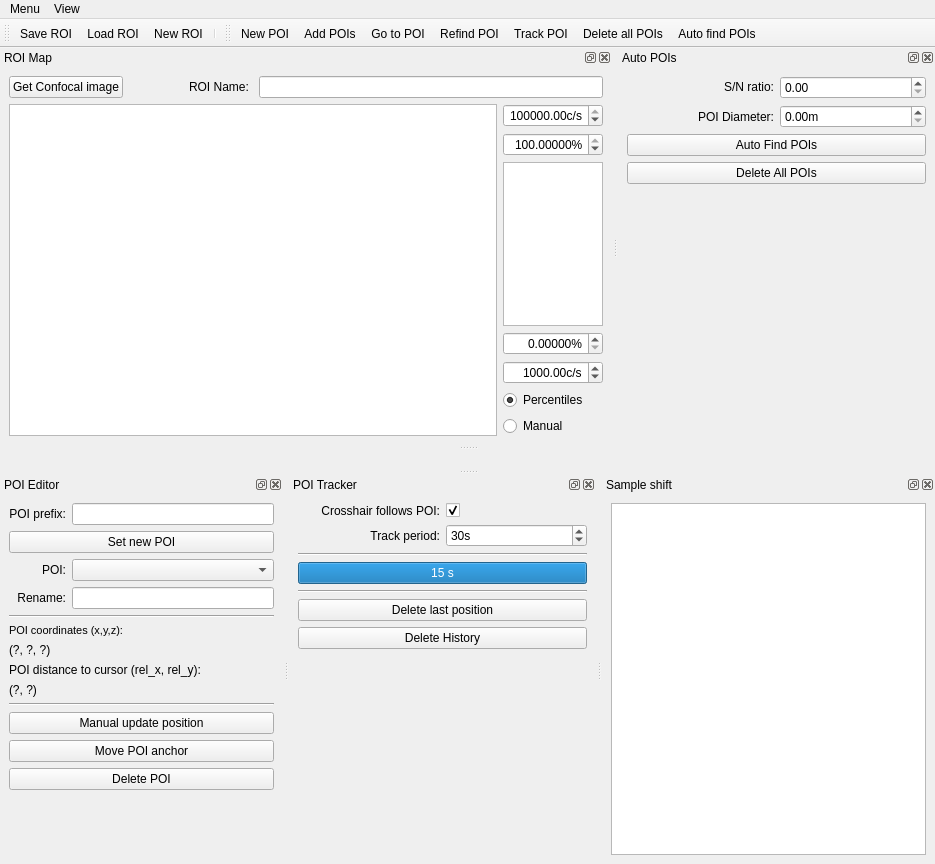
 <widget class="QMainWindow" name="PoiManager">
  <property name="geometry">
   <rect>
    <x>0</x>
    <y>0</y>
    <width>935</width>
    <height>864</height>
   </rect>
  </property>
  <property name="windowTitle">
   <string>qudi: POI Manager</string>
  </property>
  <property name="tabShape">
   <enum>QTabWidget::Triangular</enum>
  </property>
  <property name="dockOptions">
   <set>QMainWindow::AllowTabbedDocks|QMainWindow::AnimatedDocks</set>
  </property>
  <widget class="QWidget" name="centralwidget">
   <property name="enabled">
    <bool>true</bool>
   </property>
   <layout class="QVBoxLayout" name="verticalLayout_3"/>
  </widget>
  <widget class="QMenuBar" name="menubar">
   <property name="geometry">
    <rect>
     <x>0</x>
     <y>0</y>
     <width>935</width>
     <height>21</height>
    </rect>
   </property>
   <widget class="QMenu" name="menuMenu">
    <property name="title">
     <string>Menu</string>
    </property>
    <addaction name="new_roi_Action"/>
    <addaction name="save_roi_Action"/>
    <addaction name="load_roi_Action"/>
    <addaction name="actionClose"/>
   </widget>
   <widget class="QMenu" name="menuView">
    <property name="title">
     <string>View</string>
    </property>
    <widget class="QMenu" name="menuToolbars">
     <property name="title">
      <string>Toolbars</string>
     </property>
     <addaction name="roi_management_view_Action"/>
     <addaction name="poi_tools_view_Action"/>
    </widget>
    <addaction name="roi_map_view_Action"/>
    <addaction name="poi_editor_view_Action"/>
    <addaction name="poi_tracker_view_Action"/>
    <addaction name="sample_shift_view_Action"/>
    <addaction name="auto_pois_view_Action"/>
    <addaction name="blink_correction_view_Action"/>
    <addaction name="restore_default_view_Action"/>
    <addaction name="separator"/>
    <addaction name="menuToolbars"/>
   </widget>
   <addaction name="menuMenu"/>
   <addaction name="menuView"/>
  </widget>
  <widget class="QToolBar" name="roi_management_ToolBar">
   <property name="windowTitle">
    <string>ROI management</string>
   </property>
   <property name="toolButtonStyle">
    <enum>Qt::ToolButtonTextUnderIcon</enum>
   </property>
   <attribute name="toolBarArea">
    <enum>TopToolBarArea</enum>
   </attribute>
   <attribute name="toolBarBreak">
    <bool>false</bool>
   </attribute>
   <addaction name="save_roi_Action"/>
   <addaction name="load_roi_Action"/>
   <addaction name="new_roi_Action"/>
   <addaction name="separator"/>
  </widget>
  <widget class="QDockWidget" name="poi_editor_dockWidget">
   <property name="sizePolicy">
    <sizepolicy hsizetype="Minimum" vsizetype="Preferred">
     <horstretch>0</horstretch>
     <verstretch>0</verstretch>
    </sizepolicy>
   </property>
   <property name="minimumSize">
    <size>
     <width>233</width>
     <height>389</height>
    </size>
   </property>
   <property name="windowTitle">
    <string>POI Editor</string>
   </property>
   <attribute name="dockWidgetArea">
    <number>8</number>
   </attribute>
   <widget class="QWidget" name="dockWidgetContents_3">
    <layout class="QVBoxLayout" name="verticalLayout_6">
     <item>
      <layout class="QGridLayout" name="gridLayout_2">
       <item row="7" column="0" colspan="2">
        <widget class="QLabel" name="label_2">
         <property name="text">
          <string>POI distance to cursor (rel_x, rel_y):</string>
         </property>
        </widget>
       </item>
       <item row="8" column="0" colspan="2">
        <widget class="QLabel" name="poi_distance_label">
         <property name="toolTip">
          <string>This text is selectable.  Copy and paste into labnotes.</string>
         </property>
         <property name="text">
          <string>(?, ?)</string>
         </property>
         <property name="textInteractionFlags">
          <set>Qt::LinksAccessibleByMouse|Qt::TextSelectableByKeyboard|Qt::TextSelectableByMouse</set>
         </property>
        </widget>
       </item>
       <item row="9" column="0" colspan="2">
        <widget class="Line" name="line_4">
         <property name="orientation">
          <enum>Qt::Horizontal</enum>
         </property>
        </widget>
       </item>
       <item row="2" column="1">
        <widget class="QComboBox" name="active_poi_ComboBox">
         <property name="sizePolicy">
          <sizepolicy hsizetype="Expanding" vsizetype="Fixed">
           <horstretch>0</horstretch>
           <verstretch>0</verstretch>
          </sizepolicy>
         </property>
         <property name="editable">
          <bool>false</bool>
         </property>
         <property name="insertPolicy">
          <enum>QComboBox::InsertAlphabetically</enum>
         </property>
        </widget>
       </item>
       <item row="5" column="0" colspan="2">
        <widget class="QLabel" name="label_9">
         <property name="font">
          <font>
           <pointsize>8</pointsize>
          </font>
         </property>
         <property name="text">
          <string>POI coordinates (x,y,z):</string>
         </property>
        </widget>
       </item>
       <item row="2" column="0">
        <widget class="QLabel" name="label">
         <property name="text">
          <string>POI:</string>
         </property>
         <property name="alignment">
          <set>Qt::AlignRight|Qt::AlignTrailing|Qt::AlignVCenter</set>
         </property>
        </widget>
       </item>
       <item row="3" column="0">
        <widget class="QLabel" name="label_3">
         <property name="text">
          <string>Rename:</string>
         </property>
         <property name="alignment">
          <set>Qt::AlignRight|Qt::AlignTrailing|Qt::AlignVCenter</set>
         </property>
        </widget>
       </item>
       <item row="11" column="0" colspan="2">
        <widget class="QPushButton" name="move_poi_PushButton">
         <property name="toolTip">
          <string>Set a new position for a named POI, without updating the sample shift (so no movement of any other POIs).  For example, if a POI has been accidentally placed incorrectly.</string>
         </property>
         <property name="text">
          <string>Move POI anchor</string>
         </property>
        </widget>
       </item>
       <item row="4" column="0" colspan="2">
        <widget class="Line" name="line_3">
         <property name="orientation">
          <enum>Qt::Horizontal</enum>
         </property>
        </widget>
       </item>
       <item row="6" column="0" colspan="2">
        <widget class="QLabel" name="poi_coords_label">
         <property name="toolTip">
          <string>This text is selectable.  Copy and paste into labnotes.</string>
         </property>
         <property name="text">
          <string>(?, ?, ?)</string>
         </property>
         <property name="textInteractionFlags">
          <set>Qt::LinksAccessibleByMouse|Qt::TextSelectableByKeyboard|Qt::TextSelectableByMouse</set>
         </property>
        </widget>
       </item>
       <item row="10" column="0" colspan="2">
        <widget class="QPushButton" name="manual_update_poi_PushButton">
         <property name="toolTip">
          <string>Manually specify a new position for a known trackpoint, and update the sample shift accordingly. For example, after manually shifting the sample to re-centre the ROI in the scan range.</string>
         </property>
         <property name="text">
          <string>Manual update position</string>
         </property>
        </widget>
       </item>
       <item row="13" column="0" colspan="2">
        <spacer name="verticalSpacer_2">
         <property name="orientation">
          <enum>Qt::Vertical</enum>
         </property>
         <property name="sizeHint" stdset="0">
          <size>
           <width>20</width>
           <height>40</height>
          </size>
         </property>
        </spacer>
       </item>
       <item row="1" column="0" colspan="2">
        <widget class="QPushButton" name="set_poi_PushButton">
         <property name="toolTip">
          <string>Set current cursor position as a new trackpoint in the ROI map</string>
         </property>
         <property name="text">
          <string>Set new POI</string>
         </property>
        </widget>
       </item>
       <item row="3" column="1">
        <widget class="QLineEdit" name="poi_name_LineEdit">
         <property name="sizePolicy">
          <sizepolicy hsizetype="Expanding" vsizetype="Fixed">
           <horstretch>0</horstretch>
           <verstretch>0</verstretch>
          </sizepolicy>
         </property>
         <property name="toolTip">
          <string>Only alphanumeric characters and underscore are allowed [a-zA-Z0-9_]</string>
         </property>
        </widget>
       </item>
       <item row="12" column="0" colspan="2">
        <widget class="QPushButton" name="delete_poi_PushButton">
         <property name="text">
          <string>Delete POI</string>
         </property>
        </widget>
       </item>
       <item row="0" column="0">
        <widget class="QLabel" name="label_6">
         <property name="text">
          <string>POI prefix:</string>
         </property>
         <property name="alignment">
          <set>Qt::AlignRight|Qt::AlignTrailing|Qt::AlignVCenter</set>
         </property>
        </widget>
       </item>
       <item row="0" column="1">
        <widget class="QLineEdit" name="poi_nametag_LineEdit">
         <property name="toolTip">
          <string>If you enter a string it will be used as default naming scheme for newly added POIs by appending an index number to it</string>
         </property>
        </widget>
       </item>
      </layout>
     </item>
    </layout>
   </widget>
  </widget>
  <widget class="QDockWidget" name="poi_tracker_dockWidget">
   <property name="sizePolicy">
    <sizepolicy hsizetype="Minimum" vsizetype="Preferred">
     <horstretch>0</horstretch>
     <verstretch>0</verstretch>
    </sizepolicy>
   </property>
   <property name="minimumSize">
    <size>
     <width>253</width>
     <height>190</height>
    </size>
   </property>
   <property name="floating">
    <bool>false</bool>
   </property>
   <property name="windowTitle">
    <string>POI Tracker</string>
   </property>
   <attribute name="dockWidgetArea">
    <number>8</number>
   </attribute>
   <widget class="QWidget" name="dockWidgetContents_7">
    <layout class="QVBoxLayout" name="verticalLayout_5">
     <item>
      <layout class="QGridLayout" name="gridLayout">
       <item row="1" column="1">
        <widget class="QSpinBox" name="track_period_SpinBox">
         <property name="suffix">
          <string>s</string>
         </property>
         <property name="minimum">
          <number>5</number>
         </property>
         <property name="maximum">
          <number>999999999</number>
         </property>
         <property name="singleStep">
          <number>5</number>
         </property>
         <property name="value">
          <number>30</number>
         </property>
         <property name="displayIntegerBase">
          <number>10</number>
         </property>
        </widget>
       </item>
       <item row="2" column="0" colspan="2">
        <widget class="Line" name="line">
         <property name="orientation">
          <enum>Qt::Horizontal</enum>
         </property>
        </widget>
       </item>
       <item row="7" column="0" colspan="2">
        <spacer name="verticalSpacer">
         <property name="orientation">
          <enum>Qt::Vertical</enum>
         </property>
         <property name="sizeHint" stdset="0">
          <size>
           <width>20</width>
           <height>40</height>
          </size>
         </property>
        </spacer>
       </item>
       <item row="4" column="0" colspan="2">
        <widget class="Line" name="line_2">
         <property name="orientation">
          <enum>Qt::Horizontal</enum>
         </property>
        </widget>
       </item>
       <item row="1" column="0">
        <widget class="QLabel" name="label_5">
         <property name="layoutDirection">
          <enum>Qt::LeftToRight</enum>
         </property>
         <property name="text">
          <string>Track period:</string>
         </property>
         <property name="alignment">
          <set>Qt::AlignRight|Qt::AlignTrailing|Qt::AlignVCenter</set>
         </property>
        </widget>
       </item>
       <item row="5" column="0" colspan="2">
        <widget class="QPushButton" name="delete_last_pos_Button">
         <property name="text">
          <string>Delete last position</string>
         </property>
        </widget>
       </item>
       <item row="0" column="0">
        <widget class="QLabel" name="label_4">
         <property name="text">
          <string>Crosshair follows POI:</string>
         </property>
         <property name="alignment">
          <set>Qt::AlignRight|Qt::AlignTrailing|Qt::AlignVCenter</set>
         </property>
        </widget>
       </item>
       <item row="0" column="1">
        <widget class="QCheckBox" name="goto_poi_after_update_checkBox">
         <property name="toolTip">
          <string>Move crosshair to updated POI position afterwards.</string>
         </property>
         <property name="layoutDirection">
          <enum>Qt::LeftToRight</enum>
         </property>
         <property name="text">
          <string/>
         </property>
         <property name="checked">
          <bool>true</bool>
         </property>
        </widget>
       </item>
       <item row="3" column="0" colspan="2">
        <widget class="QProgressBar" name="time_till_next_update_ProgressBar">
         <property name="maximum">
          <number>15</number>
         </property>
         <property name="value">
          <number>15</number>
         </property>
         <property name="format">
          <string>%v s</string>
         </property>
        </widget>
       </item>
       <item row="6" column="0" colspan="2">
        <widget class="QPushButton" name="delete_history_Button">
         <property name="text">
          <string>Delete History</string>
         </property>
        </widget>
       </item>
      </layout>
     </item>
    </layout>
   </widget>
  </widget>
  <widget class="QDockWidget" name="roi_map_dockWidget">
   <property name="sizePolicy">
    <sizepolicy hsizetype="Preferred" vsizetype="Expanding">
     <horstretch>0</horstretch>
     <verstretch>0</verstretch>
    </sizepolicy>
   </property>
   <property name="windowTitle">
    <string>ROI Map</string>
   </property>
   <attribute name="dockWidgetArea">
    <number>4</number>
   </attribute>
   <widget class="QWidget" name="dockWidgetContents">
    <layout class="QVBoxLayout" name="verticalLayout_2">
     <item>
      <layout class="QHBoxLayout" name="horizontalLayout_7">
       <item>
        <widget class="QPushButton" name="get_confocal_image_PushButton">
         <property name="text">
          <string>Get Confocal image</string>
         </property>
        </widget>
       </item>
       <item>
        <spacer name="horizontalSpacer_2">
         <property name="orientation">
          <enum>Qt::Horizontal</enum>
         </property>
         <property name="sizeType">
          <enum>QSizePolicy::Fixed</enum>
         </property>
         <property name="sizeHint" stdset="0">
          <size>
           <width>60</width>
           <height>20</height>
          </size>
         </property>
        </spacer>
       </item>
       <item>
        <widget class="QLabel" name="label_8">
         <property name="text">
          <string>ROI Name: </string>
         </property>
        </widget>
       </item>
       <item>
        <widget class="QLineEdit" name="roi_name_LineEdit">
         <property name="toolTip">
          <string>Only alphanumeric characters and underscore are allowed [a-zA-Z0-9_]</string>
         </property>
        </widget>
       </item>
      </layout>
     </item>
     <item>
      <layout class="QHBoxLayout" name="horizontalLayout_10">
       <item>
        <widget class="ScanPlotWidget" name="roi_map_ViewWidget">
         <property name="sizePolicy">
          <sizepolicy hsizetype="Expanding" vsizetype="Expanding">
           <horstretch>0</horstretch>
           <verstretch>6</verstretch>
          </sizepolicy>
         </property>
        </widget>
       </item>
       <item>
        <layout class="QVBoxLayout" name="verticalLayout" stretch="0,0,1,0,0,0,0">
         <item>
          <widget class="ScienDSpinBox" name="roi_cb_max_SpinBox">
           <property name="sizePolicy">
            <sizepolicy hsizetype="Fixed" vsizetype="Fixed">
             <horstretch>0</horstretch>
             <verstretch>0</verstretch>
            </sizepolicy>
           </property>
           <property name="maximumSize">
            <size>
             <width>100</width>
             <height>16777215</height>
            </size>
           </property>
           <property name="mouseTracking">
            <bool>true</bool>
           </property>
           <property name="acceptDrops">
            <bool>true</bool>
           </property>
           <property name="alignment">
            <set>Qt::AlignRight|Qt::AlignTrailing|Qt::AlignVCenter</set>
           </property>
           <property name="accelerated">
            <bool>true</bool>
           </property>
           <property name="suffix">
            <string>c/s</string>
           </property>
           <property name="minimum">
            <double>-1000000000.000000000000000</double>
           </property>
           <property name="maximum">
            <double>1000000000.000000000000000</double>
           </property>
           <property name="value">
            <double>100000.000000000000000</double>
           </property>
          </widget>
         </item>
         <item>
          <widget class="ScienDSpinBox" name="roi_cb_high_percentile_DoubleSpinBox">
           <property name="sizePolicy">
            <sizepolicy hsizetype="Fixed" vsizetype="Fixed">
             <horstretch>0</horstretch>
             <verstretch>0</verstretch>
            </sizepolicy>
           </property>
           <property name="maximumSize">
            <size>
             <width>100</width>
             <height>16777215</height>
            </size>
           </property>
           <property name="alignment">
            <set>Qt::AlignRight|Qt::AlignTrailing|Qt::AlignVCenter</set>
           </property>
           <property name="suffix">
            <string>%</string>
           </property>
           <property name="decimals">
            <number>5</number>
           </property>
           <property name="minimum">
            <double>0.000000000000000</double>
           </property>
           <property name="maximum">
            <double>100.000000000000000</double>
           </property>
           <property name="value">
            <double>100.000000000000000</double>
           </property>
          </widget>
         </item>
         <item>
          <widget class="PlotWidget" name="roi_cb_ViewWidget">
           <property name="sizePolicy">
            <sizepolicy hsizetype="Preferred" vsizetype="Preferred">
             <horstretch>0</horstretch>
             <verstretch>0</verstretch>
            </sizepolicy>
           </property>
           <property name="maximumSize">
            <size>
             <width>100</width>
             <height>16777215</height>
            </size>
           </property>
          </widget>
         </item>
         <item>
          <widget class="ScienDSpinBox" name="roi_cb_low_percentile_DoubleSpinBox">
           <property name="sizePolicy">
            <sizepolicy hsizetype="Fixed" vsizetype="Fixed">
             <horstretch>0</horstretch>
             <verstretch>0</verstretch>
            </sizepolicy>
           </property>
           <property name="maximumSize">
            <size>
             <width>100</width>
             <height>16777215</height>
            </size>
           </property>
           <property name="alignment">
            <set>Qt::AlignRight|Qt::AlignTrailing|Qt::AlignVCenter</set>
           </property>
           <property name="suffix">
            <string>%</string>
           </property>
           <property name="decimals">
            <number>5</number>
           </property>
           <property name="minimum">
            <double>0.000000000000000</double>
           </property>
           <property name="maximum">
            <double>100.000000000000000</double>
           </property>
           <property name="value">
            <double>0.000000000000000</double>
           </property>
          </widget>
         </item>
         <item>
          <widget class="ScienDSpinBox" name="roi_cb_min_SpinBox">
           <property name="sizePolicy">
            <sizepolicy hsizetype="Fixed" vsizetype="Fixed">
             <horstretch>0</horstretch>
             <verstretch>0</verstretch>
            </sizepolicy>
           </property>
           <property name="maximumSize">
            <size>
             <width>100</width>
             <height>16777215</height>
            </size>
           </property>
           <property name="mouseTracking">
            <bool>true</bool>
           </property>
           <property name="acceptDrops">
            <bool>true</bool>
           </property>
           <property name="alignment">
            <set>Qt::AlignRight|Qt::AlignTrailing|Qt::AlignVCenter</set>
           </property>
           <property name="accelerated">
            <bool>true</bool>
           </property>
           <property name="suffix">
            <string>c/s</string>
           </property>
           <property name="minimum">
            <double>-1000000000.000000000000000</double>
           </property>
           <property name="maximum">
            <double>1000000000.000000000000000</double>
           </property>
           <property name="value">
            <double>1000.000000000000000</double>
           </property>
          </widget>
         </item>
         <item>
          <widget class="QRadioButton" name="roi_cb_centiles_RadioButton">
           <property name="text">
            <string>Percentiles</string>
           </property>
           <property name="checked">
            <bool>true</bool>
           </property>
          </widget>
         </item>
         <item>
          <widget class="QRadioButton" name="roi_cb_manual_RadioButton">
           <property name="text">
            <string>Manual</string>
           </property>
           <property name="checked">
            <bool>false</bool>
           </property>
          </widget>
         </item>
        </layout>
       </item>
      </layout>
     </item>
    </layout>
   </widget>
  </widget>
  <widget class="QDockWidget" name="sample_shift_dockWidget">
   <property name="sizePolicy">
    <sizepolicy hsizetype="Expanding" vsizetype="Preferred">
     <horstretch>0</horstretch>
     <verstretch>0</verstretch>
    </sizepolicy>
   </property>
   <property name="minimumSize">
    <size>
     <width>250</width>
     <height>137</height>
    </size>
   </property>
   <property name="windowTitle">
    <string>Sample shift</string>
   </property>
   <attribute name="dockWidgetArea">
    <number>8</number>
   </attribute>
   <widget class="QWidget" name="dockWidgetContents_6">
    <layout class="QVBoxLayout" name="verticalLayout_4">
     <item>
      <layout class="QGridLayout" name="gridLayout_3">
       <item row="0" column="0">
        <widget class="PlotWidget" name="sample_shift_ViewWidget">
         <property name="sizePolicy">
          <sizepolicy hsizetype="Expanding" vsizetype="Expanding">
           <horstretch>0</horstretch>
           <verstretch>0</verstretch>
          </sizepolicy>
         </property>
        </widget>
       </item>
      </layout>
     </item>
    </layout>
   </widget>
  </widget>
  <widget class="QToolBar" name="poi_ToolBar">
   <property name="windowTitle">
    <string>POI tools</string>
   </property>
   <property name="toolButtonStyle">
    <enum>Qt::ToolButtonTextUnderIcon</enum>
   </property>
   <attribute name="toolBarArea">
    <enum>TopToolBarArea</enum>
   </attribute>
   <attribute name="toolBarBreak">
    <bool>false</bool>
   </attribute>
   <addaction name="new_poi_Action"/>
   <addaction name="poi_selector_Action"/>
   <addaction name="goto_poi_Action"/>
   <addaction name="refind_poi_Action"/>
   <addaction name="track_poi_Action"/>
   <addaction name="del_all_pois_Action"/>
   <addaction name="auto_find_POIs_Action"/>
  </widget>
  <widget class="QDockWidget" name="auto_pois_dockWidget">
   <property name="sizePolicy">
    <sizepolicy hsizetype="Minimum" vsizetype="Preferred">
     <horstretch>0</horstretch>
     <verstretch>0</verstretch>
    </sizepolicy>
   </property>
   <property name="minimumSize">
    <size>
     <width>197</width>
     <height>250</height>
    </size>
   </property>
   <property name="windowTitle">
    <string>Auto POIs</string>
   </property>
   <attribute name="dockWidgetArea">
    <number>4</number>
   </attribute>
   <widget class="QWidget" name="dockWidgetContents_2">
    <layout class="QGridLayout" name="gridLayout_6">
     <item row="0" column="0">
      <layout class="QGridLayout" name="gridLayout_5" rowstretch="0,0,0,0,0" columnstretch="0,0,0">
       <item row="0" column="1">
        <widget class="QLabel" name="label_7">
         <property name="layoutDirection">
          <enum>Qt::RightToLeft</enum>
         </property>
         <property name="text">
          <string>&lt;html&gt;&lt;head/&gt;&lt;body&gt;&lt;p align=&quot;right&quot;&gt;S/N ratio:&lt;/p&gt;&lt;/body&gt;&lt;/html&gt;</string>
         </property>
        </widget>
       </item>
       <item row="3" column="1" colspan="2">
        <widget class="QPushButton" name="del_all_pois_PushButton">
         <property name="toolTip">
          <string>Delete all POIs.</string>
         </property>
         <property name="text">
          <string>Delete All POIs</string>
         </property>
        </widget>
       </item>
       <item row="0" column="2">
        <widget class="QDoubleSpinBox" name="poi_threshold_doubleSpinBox"/>
       </item>
       <item row="2" column="1" colspan="2">
        <widget class="QPushButton" name="auto_pois_PushButton">
         <property name="toolTip">
          <string>Find POIs automatically with user-set POI diameter and S/N ratio.</string>
         </property>
         <property name="statusTip">
          <string/>
         </property>
         <property name="text">
          <string>Auto Find POIs</string>
         </property>
        </widget>
       </item>
       <item row="4" column="1" colspan="2">
        <spacer name="verticalSpacer_3">
         <property name="orientation">
          <enum>Qt::Vertical</enum>
         </property>
         <property name="sizeHint" stdset="0">
          <size>
           <width>20</width>
           <height>40</height>
          </size>
         </property>
        </spacer>
       </item>
       <item row="1" column="2">
        <widget class="ScienDSpinBox" name="poi_diameter_doubleSpinBox">
         <property name="suffix">
          <string>m</string>
         </property>
        </widget>
       </item>
       <item row="1" column="1">
        <widget class="QLabel" name="label_10">
         <property name="text">
          <string>POI Diameter:</string>
         </property>
         <property name="alignment">
          <set>Qt::AlignRight|Qt::AlignTrailing|Qt::AlignVCenter</set>
         </property>
        </widget>
       </item>
      </layout>
     </item>
    </layout>
   </widget>
  </widget>
  <action name="new_roi_Action">
   <property name="icon">
    <iconset>
     <normaloff>../../artwork/icons/oxygen/22x22/document-new.png</normaloff>../../artwork/icons/oxygen/22x22/document-new.png</iconset>
   </property>
   <property name="text">
    <string>New ROI</string>
   </property>
   <property name="toolTip">
    <string>Start a new ROI (such as after moving to a different part of the sample</string>
   </property>
  </action>
  <action name="save_roi_Action">
   <property name="icon">
    <iconset>
     <normaloff>../../artwork/icons/oxygen/22x22/document-save.png</normaloff>../../artwork/icons/oxygen/22x22/document-save.png</iconset>
   </property>
   <property name="text">
    <string>Save ROI</string>
   </property>
   <property name="toolTip">
    <string>Save ROI for future reuse</string>
   </property>
  </action>
  <action name="load_roi_Action">
   <property name="icon">
    <iconset>
     <normaloff>../../artwork/icons/oxygen/22x22/document-open.png</normaloff>../../artwork/icons/oxygen/22x22/document-open.png</iconset>
   </property>
   <property name="text">
    <string>Load ROI</string>
   </property>
   <property name="toolTip">
    <string>Load a saved ROI</string>
   </property>
  </action>
  <action name="poi_editor_view_Action">
   <property name="checkable">
    <bool>true</bool>
   </property>
   <property name="checked">
    <bool>true</bool>
   </property>
   <property name="text">
    <string>POI Editor</string>
   </property>
   <property name="toolTip">
    <string>Shortcut:Alt+E</string>
   </property>
   <property name="shortcut">
    <string>Alt+E</string>
   </property>
  </action>
  <action name="poi_tracker_view_Action">
   <property name="checkable">
    <bool>true</bool>
   </property>
   <property name="checked">
    <bool>true</bool>
   </property>
   <property name="text">
    <string>POI Tracker</string>
   </property>
   <property name="toolTip">
    <string>Shortcut:Alt+T</string>
   </property>
   <property name="shortcut">
    <string>Alt+T</string>
   </property>
  </action>
  <action name="sample_shift_view_Action">
   <property name="checkable">
    <bool>true</bool>
   </property>
   <property name="checked">
    <bool>true</bool>
   </property>
   <property name="text">
    <string>Sample shift</string>
   </property>
   <property name="toolTip">
    <string>Display the sample shift. Shortcut:Alt+S</string>
   </property>
   <property name="shortcut">
    <string>Alt+S</string>
   </property>
  </action>
  <action name="roi_map_view_Action">
   <property name="checkable">
    <bool>true</bool>
   </property>
   <property name="checked">
    <bool>true</bool>
   </property>
   <property name="text">
    <string>ROI Map</string>
   </property>
   <property name="toolTip">
    <string>Display the ROI Map. Shortcut:Alt+M</string>
   </property>
   <property name="shortcut">
    <string>Alt+M</string>
   </property>
  </action>
  <action name="refind_poi_Action">
   <property name="icon">
    <iconset>
     <normaloff>../../artwork/icons/qudiTheme/22x22/optimize-position-poi.png</normaloff>../../artwork/icons/qudiTheme/22x22/optimize-position-poi.png</iconset>
   </property>
   <property name="text">
    <string>Refind POI</string>
   </property>
   <property name="toolTip">
    <string>Refind the POI using the strategy selected in the POI control dock</string>
   </property>
  </action>
  <action name="track_poi_Action">
   <property name="checkable">
    <bool>true</bool>
   </property>
   <property name="icon">
    <iconset>
     <normaloff>../../artwork/icons/qudiTheme/22x22/periodic-refind-poi.png</normaloff>../../artwork/icons/qudiTheme/22x22/periodic-refind-poi.png</iconset>
   </property>
   <property name="text">
    <string>Track POI</string>
   </property>
   <property name="toolTip">
    <string>Track the POI by periodically refinding its position</string>
   </property>
  </action>
  <action name="new_poi_Action">
   <property name="icon">
    <iconset>
     <normaloff>../../artwork/icons/qudiTheme/22x22/new_poi_crosshair.png</normaloff>../../artwork/icons/qudiTheme/22x22/new_poi_crosshair.png</iconset>
   </property>
   <property name="text">
    <string>New POI</string>
   </property>
   <property name="toolTip">
    <string>Add a new POI at the current scanner position</string>
   </property>
  </action>
  <action name="poi_tools_view_Action">
   <property name="checkable">
    <bool>true</bool>
   </property>
   <property name="text">
    <string>POI tools</string>
   </property>
  </action>
  <action name="goto_poi_Action">
   <property name="icon">
    <iconset>
     <normaloff>../../artwork/icons/qudiTheme/22x22/goto-poi.png</normaloff>../../artwork/icons/qudiTheme/22x22/goto-poi.png</iconset>
   </property>
   <property name="text">
    <string>Go to POI</string>
   </property>
   <property name="toolTip">
    <string>Move scanner to the position of the selected POI</string>
   </property>
  </action>
  <action name="actionClose">
   <property name="icon">
    <iconset>
     <normaloff>../../artwork/icons/oxygen/22x22/application-exit.png</normaloff>../../artwork/icons/oxygen/22x22/application-exit.png</iconset>
   </property>
   <property name="text">
    <string>Close</string>
   </property>
  </action>
  <action name="roi_management_view_Action">
   <property name="checkable">
    <bool>true</bool>
   </property>
   <property name="text">
    <string>ROI management</string>
   </property>
  </action>
  <action name="poi_selector_Action">
   <property name="checkable">
    <bool>true</bool>
   </property>
   <property name="icon">
    <iconset>
     <normaloff>../../artwork/icons/qudiTheme/22x22/new_poi_mouse.png</normaloff>../../artwork/icons/qudiTheme/22x22/new_poi_mouse.png</iconset>
   </property>
   <property name="text">
    <string>Add POIs</string>
   </property>
   <property name="toolTip">
    <string>Activate this tool to define new POIs by clicking into the ROI image.</string>
   </property>
  </action>
  <action name="blink_correction_view_Action">
   <property name="checkable">
    <bool>true</bool>
   </property>
   <property name="checked">
    <bool>false</bool>
   </property>
   <property name="text">
    <string>Blink correction</string>
   </property>
   <property name="toolTip">
    <string>Filter the scan image to remove blinking. Raw data unchanged.</string>
   </property>
  </action>
  <action name="auto_pois_view_Action">
   <property name="checkable">
    <bool>true</bool>
   </property>
   <property name="checked">
    <bool>true</bool>
   </property>
   <property name="text">
    <string>Auto POIs</string>
   </property>
   <property name="toolTip">
    <string>To show Auto POIs window</string>
   </property>
  </action>
  <action name="auto_find_POIs_Action">
   <property name="icon">
    <iconset>
     <normaloff>../../artwork/icons/qudiTheme/22x22/auto_pois.png</normaloff>../../artwork/icons/qudiTheme/22x22/auto_pois.png</iconset>
   </property>
   <property name="text">
    <string>Auto find POIs</string>
   </property>
   <property name="toolTip">
    <string>Use this magic fairy bar to find POIs automatically according to user-set S/N ratio</string>
   </property>
  </action>
  <action name="del_all_pois_Action">
   <property name="icon">
    <iconset>
     <normaloff>../../artwork/icons/oxygen/22x22/dialog-warning.png</normaloff>../../artwork/icons/oxygen/22x22/dialog-warning.png</iconset>
   </property>
   <property name="text">
    <string>Delete all POIs</string>
   </property>
   <property name="toolTip">
    <string>click here to delete all POIs</string>
   </property>
  </action>
  <action name="restore_default_view_Action">
   <property name="text">
    <string>Restore default</string>
   </property>
   <property name="toolTip">
    <string>Restore default view of the POI manager GUI</string>
   </property>
  </action>
 </widget>
